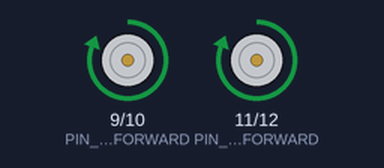
A sketch run on a simulated Arduino Uno, built with avr-gcc and run on an emulated ATmega328P. Parts: motor-driver pin pairs drawn as motors (green arrow = first pin HIGH = forward, orange = second pin HIGH = backward, longer = more drive).

Above: at 0.2 s.
At 1.7 s:
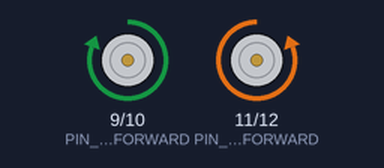
At 4.2 s:
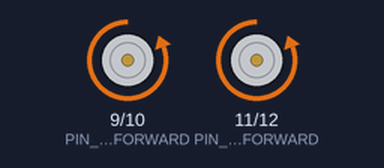
At 6.2 s:
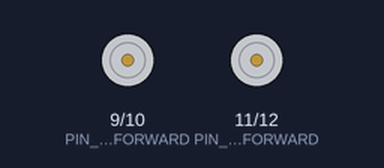
Timing chart, 0 to 8.1 s (numbered marks = the images above):
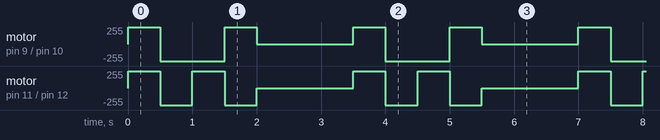

The sketch:

motor.ino
```cpp
#define PIN_LEFT_FORWARD 9
#define PIN_LEFT_BACKWARD 10
#define PIN_RIGHT_FORWARD 11
#define PIN_RIGHT_BACKWARD 12

void setup() {
    pinMode(PIN_LEFT_FORWARD, OUTPUT);
    pinMode(PIN_LEFT_BACKWARD, OUTPUT);
    pinMode(PIN_RIGHT_FORWARD, OUTPUT);
    pinMode(PIN_RIGHT_BACKWARD, OUTPUT);
}

void goForward() {
    digitalWrite(PIN_LEFT_FORWARD, HIGH);
    digitalWrite(PIN_LEFT_BACKWARD, LOW);
    digitalWrite(PIN_RIGHT_FORWARD, HIGH);
    digitalWrite(PIN_RIGHT_BACKWARD, LOW);
}

void goBackward() {
    digitalWrite(PIN_LEFT_FORWARD, LOW);
    digitalWrite(PIN_LEFT_BACKWARD, HIGH);
    digitalWrite(PIN_RIGHT_FORWARD, LOW);
    digitalWrite(PIN_RIGHT_BACKWARD, HIGH);
}

void turnLeft() {
    digitalWrite(PIN_LEFT_FORWARD, LOW);
    digitalWrite(PIN_LEFT_BACKWARD, HIGH);
    digitalWrite(PIN_RIGHT_FORWARD, HIGH);
    digitalWrite(PIN_RIGHT_BACKWARD, LOW);
}

void turnRight() {
    digitalWrite(PIN_LEFT_FORWARD, HIGH);
    digitalWrite(PIN_LEFT_BACKWARD, LOW);
    digitalWrite(PIN_RIGHT_FORWARD, LOW);
    digitalWrite(PIN_RIGHT_BACKWARD, HIGH);
}

void stop() {
    digitalWrite(PIN_LEFT_FORWARD, LOW);
    digitalWrite(PIN_LEFT_BACKWARD, LOW);
    digitalWrite(PIN_RIGHT_FORWARD, LOW);
    digitalWrite(PIN_RIGHT_BACKWARD, LOW);
}

void loop() {
    goForward(); delay(500);
    goBackward(); delay(500);
    turnLeft(); delay(500);
    turnRight(); delay(500);
    stop(); delay(1500);
}
```

Measured:
- by itself, motor on pin 9 (PIN_LEFT_FORWARD) / pin 10 (PIN_LEFT_BACKWARD): repeats every 3.5 s: backward 255/255 1.0 s, forward 255/255 0.50 s, stopped 1.5 s, forward 255/255 0.50 s
- by itself, motor on pin 11 (PIN_RIGHT_FORWARD) / pin 12 (PIN_RIGHT_BACKWARD): repeats every 3.5 s: backward 255/255 0.50 s, forward 255/255 0.50 s, backward 255/255 0.50 s, stopped 1.5 s, forward 255/255 0.50 s
